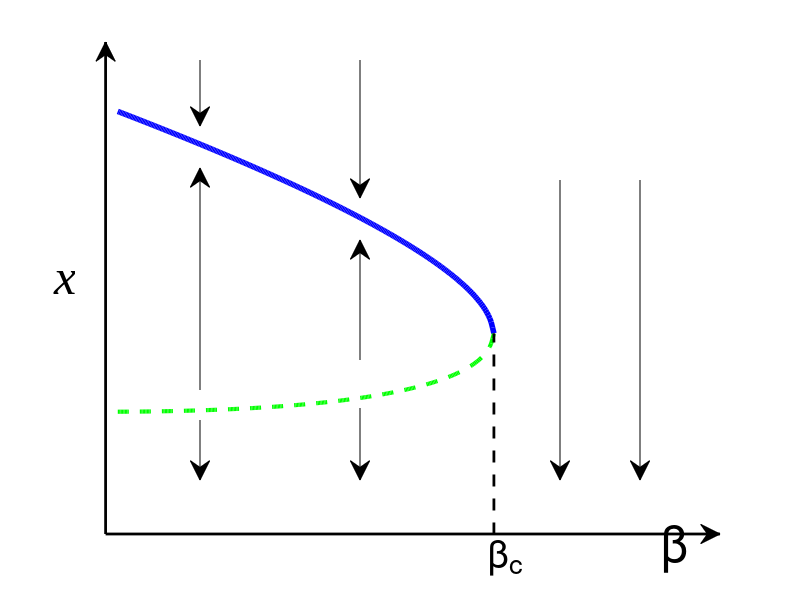

This chart was generated by the following MATLAB code:
function Figure1_c
%   Figure1_main Plots all the Figures 1 c in our paper "Universal
%   resilience patterns in complex networks".
%
%  
%   NuRsEv2.0
%   $Id: Figure1_main.m Created at 2018-2-26 11:35:29 $
%   by Jianxi Gao, RPI, Troy, NY
%   Copyright (c) 2012-2018 by Center for Complex Network Research (CCNR)

figure1 = figure('color',[1 1 1]);

Va = 1;
R = 0.5; X = 0.6;beta = 0.6;
PL = 0.01:0.001:0.283;
a = (R*PL+X*PL*beta)/Va;b = (-R*PL*beta+X*PL)/Va;

V1 = real((-2*(a/Va^2-1)+sqrt((2*a/Va-1).^2-4*(1/Va^2)*(a.^2+b.^2)))/2/Va^2);
V2 = real((-2*(a/Va^2-1)-sqrt((2*a/Va-1).^2-4*(1/Va^2)*(a.^2+b.^2)))/2/Va^2);

plot(PL,V1,'-b','LineWidth',4);hold on;
plot(PL,V2,'--g','LineWidth',3);hold on;

plot([PL(end),PL(end)],[0,V1(end)],'--k','LineWidth',2)

ylim([0.1,1.7])
xlim([0,0.45])


annotation(figure1,'arrow',[0.25 0.25],[0.9 0.79]);
annotation(figure1,'arrow',[0.45 0.45],[0.9 0.67]);

annotation(figure1,'arrow',[0.25 0.25],[0.35 0.72]);
annotation(figure1,'arrow',[0.45 0.45],[0.4 0.6]);

annotation(figure1,'arrow',[0.25 0.25],[0.3 0.2]);
annotation(figure1,'arrow',[0.45 0.45],[0.32 0.2]);


annotation(figure1,'arrow',[0.7 0.7],[0.7 0.2]);
annotation(figure1,'arrow',[0.8 0.8],[0.7 0.2]);

axis off
annotation('arrow',[0.132 0.132],[0.11 0.93],'LineStyle','-','color',[0 0 0],'LineWidth',2);
annotation('arrow',[0.132 0.9],[0.11 0.11],'LineStyle','-','color',[0 0 0],'LineWidth',2);

annotation(figure1,'textbox',...
    [0.609285714285709 0.051904761904767 0.0399999999999999 0.0400000000000001],...
    'String','\beta_c',...
    'FontSize',28,...
    'FontName','Helvetica',...
    'FitBoxToText','off',...
    'EdgeColor',[1 1 1]);



annotation(figure1,'textbox',...
    [0.826071428571427 0.0771428571428574 0.02 0.0200000000000001],...
    'String','\beta',...
    'FontSize',36,...
    'FontName','Helvetica',...
    'FitBoxToText','off',...
    'EdgeColor',[1 1 1]);


annotation(figure1,'textbox',...
    [0.0667857142857142 0.506190476190478 0.05 0.05],'String','x','FontSize',36,...
    'FontName','Times New Roman',...
    'FontAngle','italic',...
    'FitBoxToText','off',...
    'EdgeColor',[1 1 1]);
